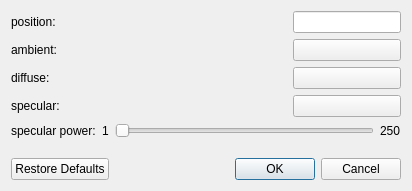
<?xml version="1.0" encoding="UTF-8"?>
<ui version="4.0">
 <class>LightingDialog</class>
 <widget class="QDialog" name="LightingDialog">
  <property name="geometry">
   <rect>
    <x>0</x>
    <y>0</y>
    <width>412</width>
    <height>191</height>
   </rect>
  </property>
  <property name="windowTitle">
   <string>Dialog</string>
  </property>
  <layout class="QVBoxLayout" name="verticalLayout_2">
   <item>
    <layout class="QGridLayout" name="gridLayout_2" columnstretch="1,0,0">
     <item row="1" column="0">
      <widget class="QLabel" name="label_2">
       <property name="text">
        <string>ambient:</string>
       </property>
      </widget>
     </item>
     <item row="2" column="0">
      <widget class="QLabel" name="label_3">
       <property name="text">
        <string>diffuse:</string>
       </property>
      </widget>
     </item>
     <item row="3" column="0">
      <widget class="QLabel" name="label_4">
       <property name="text">
        <string>specular:</string>
       </property>
      </widget>
     </item>
     <item row="3" column="2">
      <widget class="QPushButton" name="specularButton">
       <property name="text">
        <string/>
       </property>
       <property name="flat">
        <bool>false</bool>
       </property>
      </widget>
     </item>
     <item row="0" column="0">
      <widget class="QLabel" name="label">
       <property name="text">
        <string>position:</string>
       </property>
      </widget>
     </item>
     <item row="2" column="2">
      <widget class="QPushButton" name="diffuseButton">
       <property name="text">
        <string/>
       </property>
       <property name="flat">
        <bool>false</bool>
       </property>
      </widget>
     </item>
     <item row="1" column="2">
      <widget class="QPushButton" name="ambientButton">
       <property name="text">
        <string notr="true"/>
       </property>
       <property name="flat">
        <bool>false</bool>
       </property>
      </widget>
     </item>
     <item row="0" column="2">
      <widget class="QLineEdit" name="position_lineEdit">
       <property name="inputMask">
        <string/>
       </property>
       <property name="text">
        <string/>
       </property>
       <property name="maxLength">
        <number>32767</number>
       </property>
       <property name="frame">
        <bool>true</bool>
       </property>
       <property name="alignment">
        <set>Qt::AlignLeading|Qt::AlignLeft|Qt::AlignVCenter</set>
       </property>
      </widget>
     </item>
    </layout>
   </item>
   <item>
    <layout class="QHBoxLayout" name="horizontalLayout">
     <item>
      <widget class="QLabel" name="label_5">
       <property name="text">
        <string>specular power:</string>
       </property>
      </widget>
     </item>
     <item>
      <layout class="QHBoxLayout" name="horizontalLayout_2">
       <item>
        <widget class="QLabel" name="label_7">
         <property name="text">
          <string>1</string>
         </property>
        </widget>
       </item>
       <item>
        <widget class="QSlider" name="spec_powrSlider">
         <property name="minimum">
          <number>1</number>
         </property>
         <property name="maximum">
          <number>250</number>
         </property>
         <property name="tracking">
          <bool>true</bool>
         </property>
         <property name="orientation">
          <enum>Qt::Horizontal</enum>
         </property>
         <property name="tickPosition">
          <enum>QSlider::NoTicks</enum>
         </property>
        </widget>
       </item>
       <item>
        <widget class="QLabel" name="label_6">
         <property name="text">
          <string>250</string>
         </property>
        </widget>
       </item>
      </layout>
     </item>
    </layout>
   </item>
   <item>
    <spacer name="verticalSpacer">
     <property name="orientation">
      <enum>Qt::Vertical</enum>
     </property>
     <property name="sizeHint" stdset="0">
      <size>
       <width>20</width>
       <height>40</height>
      </size>
     </property>
    </spacer>
   </item>
   <item>
    <widget class="QDialogButtonBox" name="buttonBox">
     <property name="orientation">
      <enum>Qt::Horizontal</enum>
     </property>
     <property name="standardButtons">
      <set>QDialogButtonBox::Cancel|QDialogButtonBox::Ok|QDialogButtonBox::RestoreDefaults</set>
     </property>
     <property name="centerButtons">
      <bool>false</bool>
     </property>
    </widget>
   </item>
  </layout>
 </widget>
 <resources/>
 <connections>
  <connection>
   <sender>buttonBox</sender>
   <signal>accepted()</signal>
   <receiver>LightingDialog</receiver>
   <slot>accept()</slot>
   <hints>
    <hint type="sourcelabel">
     <x>248</x>
     <y>254</y>
    </hint>
    <hint type="destinationlabel">
     <x>157</x>
     <y>274</y>
    </hint>
   </hints>
  </connection>
  <connection>
   <sender>buttonBox</sender>
   <signal>rejected()</signal>
   <receiver>LightingDialog</receiver>
   <slot>reject()</slot>
   <hints>
    <hint type="sourcelabel">
     <x>316</x>
     <y>260</y>
    </hint>
    <hint type="destinationlabel">
     <x>286</x>
     <y>274</y>
    </hint>
   </hints>
  </connection>
 </connections>
</ui>
